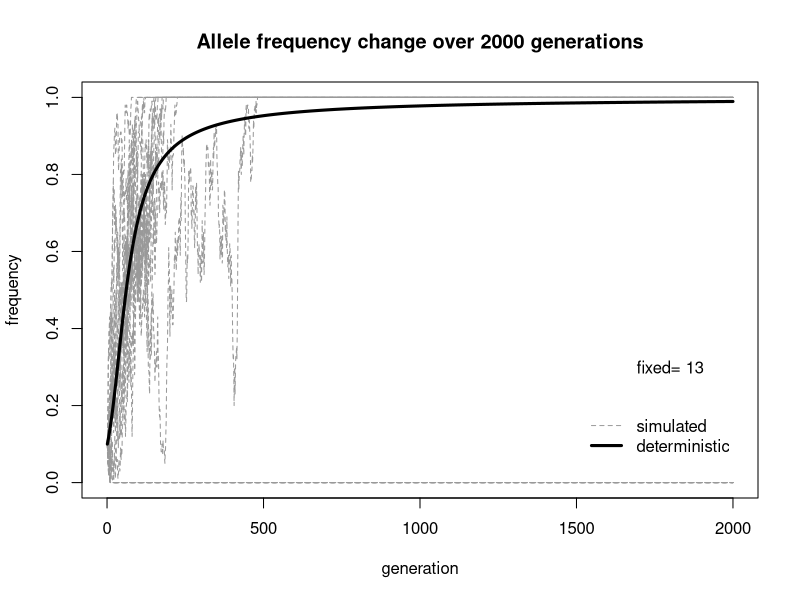

This figure's R source:
## set parameters
# population size
N <- 100

# generations
ngen <- 2000

# selection coefficient
s <- 0.05 

# initial allele frequency
f <- 0.1

# initializing value of the number of fixed populations
fix <- 0

#####

# Open plot device
plot(0, xlim=c(0, ngen), ylim=c(0, 1), type="n",
     xlab="generation", ylab="frequency", 
     main=paste("Allele frequency change over", ngen, "generations"))

## do the calculations
for(i in 1:20) { 
  
  # allele freq vector
  p <- numeric(ngen) 

  # initial frequency of allele "0"
  p[1] <- f
  
  # for each subsequent generation
  for(j in 2:length(p)) { 
    
    # calculate allele frequency after selection
    af <- p[j-1] / (1 - (s*(1-p[j-1])^2))

    # make population based on these allele frequencies
    pop <- rep(0:1, times=round(c(af, 1-af)*N))
    
    # sample with replacement to simulate drift
    pop <- sample(pop, replace=TRUE) 

    # take the frequency of allele "0"
    p[j] <- mean(pop == 0) 
    
    # count number of fixations
    if(p[ngen]==1){fix <- fix+1}
  } 
  
  # plot the values for population i
  lines(p, type="l", col="grey60", lty=2) 
} 

# deterministic curve 
pd <- numeric(ngen) 
pd[1] <- p[1]

for(i in 2:length(pd)) { 
  pd[i] <- (pd[i-1]) / (1 - (s*(1-pd[i-1])^2)) 
} 

# plot
lines(pd, lwd=3)
legend(x=1500, y=0.2, 
       legend=c("simulated", "deterministic"),
       lty=c(2,1), lwd=c(1,3), col=c("grey60","black"), bty="n")
       text(1800, 0.3, paste("fixed=",fix))
